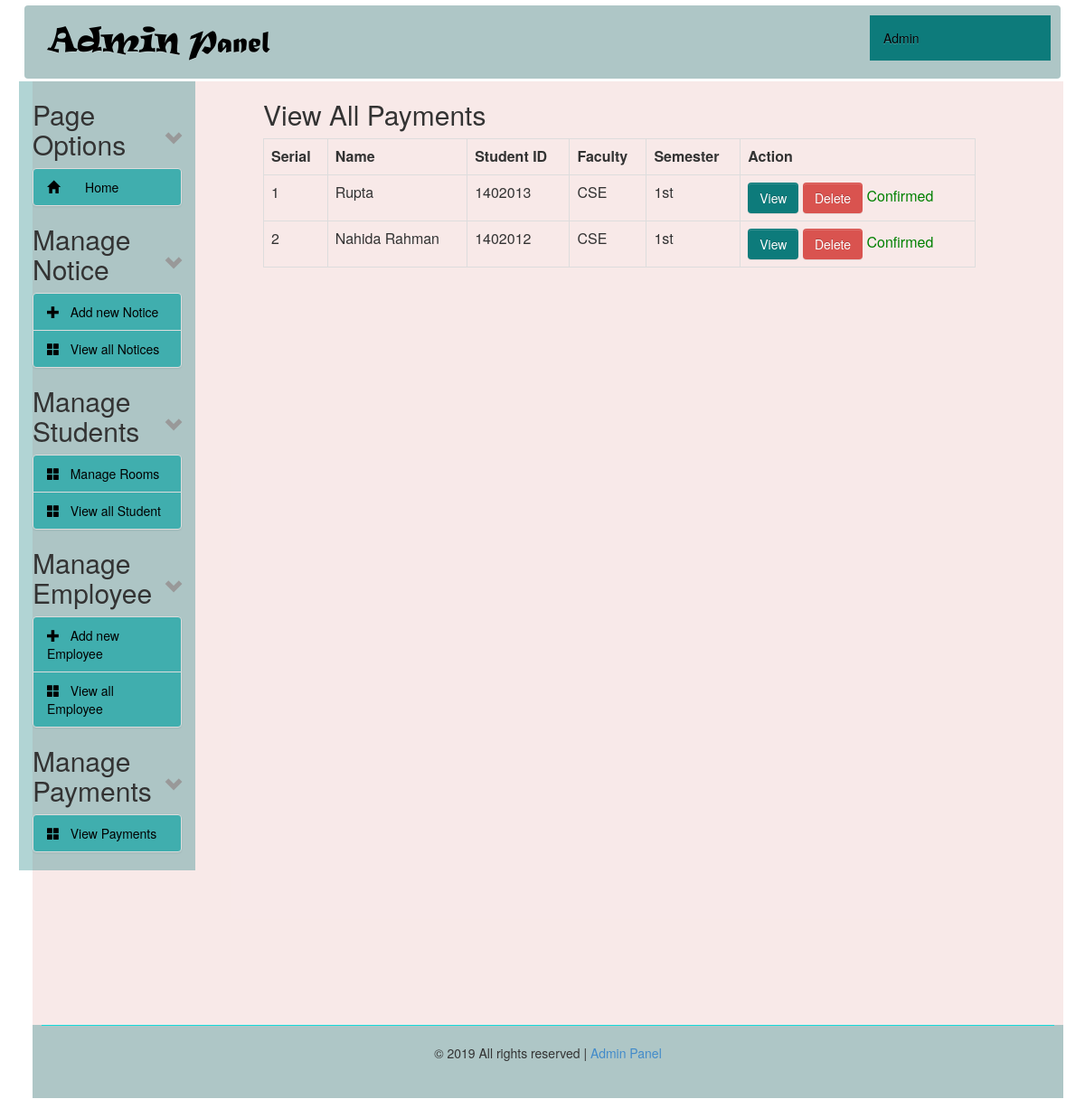
The app's page /admin/view_payment.php (signed in) with its own data.
### tables this page shows
CREATE TABLE `tbl_payment` (
  `id` int(11) NOT NULL,
  `name` varchar(255) NOT NULL,
  `student_id` int(11) NOT NULL,
  `registration_no` int(11) NOT NULL,
  `faculty` varchar(255) NOT NULL,
  `phone` int(11) NOT NULL,
  `email` varchar(255) NOT NULL,
  `session` varchar(255) NOT NULL,
  `semester` varchar(255) NOT NULL,
  `amount` int(11) NOT NULL,
  `transaction_id` varchar(255) NOT NULL,
  `is_verified` int(255) NOT NULL
);

### admin/view_payment.php (the view, shortened to what this page needs)
<?php
include("../config.php");
?>
<?php include("header.php"); ?>
<div class="col-sm-9 col-md-9 col-lg-9">
  <div id="content">
    <h2>View  All Payments</h2>
    <table class="table table-bordered table-hover table-responsive">
      <tr>
        <th>Serial</th>
        <th>Name</th>
        <th>Student ID</th>
        <th>Faculty</th>
        <th>Semester</th>
        <th>Action</th>
      </tr>
      <?php
      $i = 0;
      $statement = $db->prepare("SELECT * FROM tbl_payment ORDER BY name DESC");
      $statement->execute();
      $result = $statement->fetchAll(PDO::FETCH_ASSOC);
      foreach ($result as $row) {
        $i++;
        ?>
        <tr>
          <td><?= $i; ?></td>
          <td><?= $row['name']; ?></td>
          <td><?= $row['student_id']; ?></td>
          <td><?= $row['faculty']; ?></td>
          <td><?= $row['semester']; ?></td>
          <td>
            <a class="btn btn-info fancybox" href="#viewModal<?= $i; ?>" data-toggle="modal">View</a>
            <a class="btn btn-danger" onclick='return confirmDeleteDoctor();' href="delete_payment.php?id=<?= $row['id']; ?>">Delete</a>
            <?php
                        if ($row['is_verified'] == 0) {
                            ?>
                            <a class="btn btn-warning" name="verify" href="approve_payment.php?id=<?= $row['id']; ?>">Confirm</a>
                            <?php
                        } else {
                            ?>
                            <a class="disabled" style="color: green; text-decoration: none">
                                Confirmed
                            </a>
                            <?php
                        }
                        ?>
          </td>
        </tr>
      <?php } ?>
    </table>
  </div>
</div>
<?php include("footer.php"); ?>

### admin/style-admin.css (style rules this page uses)
#content { margin-left:60px; height: auto; }
th { text-align: center; }
td, th { padding: 5px; text-align: left; }
.btn-info { color: #fff; background-color: #0D7B7B; border-color: #46b8da; }
.btn { display: inline-block; padding: 6px 12px; margin-bottom: 0; font-size: 14px; font-weight: 400; line-height: 1.42857143; text-align: center; white-space: nowrap; vertical-align: middle; -ms-touch-action: manipulation; touch-action: manipulation; cursor: pointer; -webkit-user-select: none; -moz-user-select: none; -ms-user-select: none; user-select: none; background-image: none; border: 1px solid transparent; border-radius: 4px; }

### records on screen
tbl_payment: name "Rupta", student "1402013", faculty "CSE", semester "1st", is_verified "Confirmed"
tbl_payment: name "Nahida Rahman", student "1402012", faculty "CSE", semester "1st", is_verified "Confirmed"
